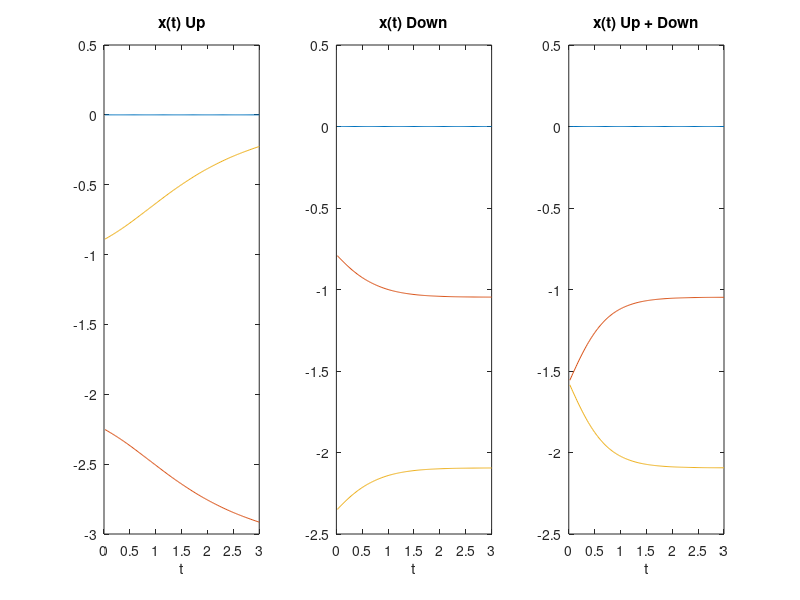

Here is the MATLAB script that generated this plot:
% Triangle 1->2, 2->3, 3->1 and 1->2->3
clear

%%% B1
% edges {1, 2}, {1, 3}, {2, 3}
B1 = [-1   -1   0 ; 
       1  0   -1 ; 
       0   1   1 ];

%%% B2
B2 = [ 1 ;
       -1 ;
       1 ];

%% Undirected Version

% Hodge Laplacian
L0u = B1 * B1'; % 0-up Laplacian
L1d = B1' * B1; % 1-up Laplacian, n_edge*n_edge matrix
L1u = B2 * B2'; % 1-up Laplacian, n_edge*n_edge matrix
L2d = B2' * B2; % 2-down Laplacian, n_triangle*n_triangle matrix
x0 = [1;0;0]
%x0 = randn(3,1);

% The undirected infered adjacency matrix
A0u = diag(diag(L0u)) - L0u; % this is the same as the standard adjacency matrix for standard graph
D1u = diag(diag(L1u));
A1u = D1u - L1u; % infered adjacency between edges
D1d = diag(diag(L1d));
A1d = D1d - L1d; % infered adjacency between edges
i1 = 1*i;

% Triangle 1->2, 2->3, 3->1 and 1->2->3
x_grid = (2*pi/100) * linspace(1,100);


delta=3*pi/4;
Lup=[1, -exp(i1*delta), exp(-i1*delta);
    -exp(-i1*delta), 1, -exp(i1*delta); 
    exp(i1*delta), -exp(-i1*delta),1];

Ldown=[2,exp(-i1*delta),-exp(i1*delta); 
       exp(i1*delta),2,exp(-i1*delta); 
       -exp(-i1*delta),exp(i1*delta),2];
lambda_up=max(0, sort(eig((Lup))));
lambda_down=sort(eig((Ldown)));
[Uu, Du] = eig(Lup);
[Ud, Dd] = eig(Ldown);
[UL, DL] = eig(Lup + Ldown);


max_step = 150; steps =  1:max_step; step_size = 1/50;
time_step = steps*step_size;
xtu = zeros(3, max_step); xtd = zeros(3, max_step); xtl = zeros(3, max_step); 
 
    for k = steps
        t = k*step_size;
        
        decay_vector = exp(-t*max(diag(Du), 0)).*(Uu'*x0);
        xtu(:, k) = Uu*decay_vector;
        
        decay_vector = exp(-t*max(diag(Dd), 0)).*(Ud'*x0);
        xtd(:, k) = Ud*decay_vector;
        
        decay_vector = exp(-t*max(diag(DL), 0)).*(UL'*x0);
        xtl(:, k) = UL*decay_vector;
        

    end


%end

figure
subplot(1,3,1);
plot(time_step, angle(xtu(1,:)))
hold on 
plot(time_step, angle(xtu(2,:)))
plot(time_step, angle(xtu(3,:)))
hold off
title('x(t) Up');
xlabel('t')


subplot(1,3,2);
plot(time_step, angle(xtd(1,:)))
hold on 
plot(time_step, angle(xtd(2,:)))
plot(time_step, angle(xtd(3, :)))
hold off
title('x(t) Down');
xlabel('t')

subplot(1,3,3);
plot(time_step, angle(xtl(1,:)))
hold on 
plot(time_step, angle(xtl(2,:)))
plot(time_step, angle(xtl(3, :)))
hold off
title('x(t) Up + Down');
xlabel('t')
